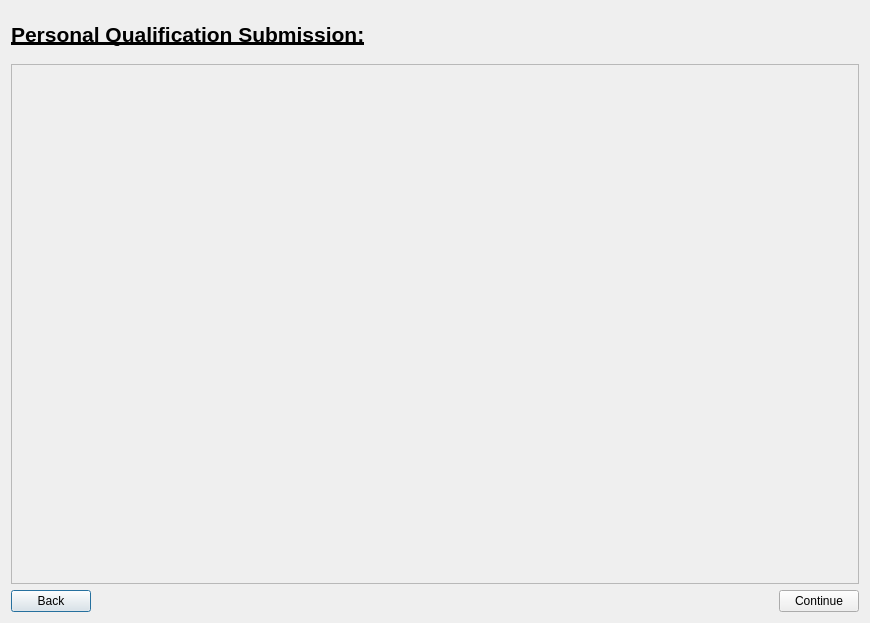
<?xml version="1.0" encoding="UTF-8"?>
<ui version="4.0">
 <class>EditQualifications</class>
 <widget class="QDialog" name="EditQualifications">
  <property name="geometry">
   <rect>
    <x>0</x>
    <y>0</y>
    <width>870</width>
    <height>623</height>
   </rect>
  </property>
  <property name="sizePolicy">
   <sizepolicy hsizetype="MinimumExpanding" vsizetype="Fixed">
    <horstretch>0</horstretch>
    <verstretch>0</verstretch>
   </sizepolicy>
  </property>
  <property name="minimumSize">
   <size>
    <width>870</width>
    <height>623</height>
   </size>
  </property>
  <property name="maximumSize">
   <size>
    <width>16777215</width>
    <height>623</height>
   </size>
  </property>
  <property name="windowTitle">
   <string>Dialog</string>
  </property>
  <layout class="QGridLayout" name="gridLayout_2" rowminimumheight="0,350,0">
   <item row="2" column="0">
    <layout class="QGridLayout" name="gridLayout_3">
     <item row="1" column="2">
      <spacer name="horizontalSpacer">
       <property name="orientation">
        <enum>Qt::Horizontal</enum>
       </property>
       <property name="sizeHint" stdset="0">
        <size>
         <width>40</width>
         <height>20</height>
        </size>
       </property>
      </spacer>
     </item>
     <item row="1" column="1">
      <widget class="QPushButton" name="BackButton">
       <property name="sizePolicy">
        <sizepolicy hsizetype="Fixed" vsizetype="Fixed">
         <horstretch>0</horstretch>
         <verstretch>0</verstretch>
        </sizepolicy>
       </property>
       <property name="text">
        <string>Back</string>
       </property>
      </widget>
     </item>
     <item row="1" column="3">
      <widget class="QPushButton" name="ContinueButton">
       <property name="sizePolicy">
        <sizepolicy hsizetype="Fixed" vsizetype="Fixed">
         <horstretch>0</horstretch>
         <verstretch>0</verstretch>
        </sizepolicy>
       </property>
       <property name="text">
        <string>Continue</string>
       </property>
      </widget>
     </item>
    </layout>
   </item>
   <item row="1" column="0">
    <layout class="QGridLayout" name="gridLayout">
     <item row="0" column="0">
      <widget class="QScrollArea" name="scrollArea">
       <property name="sizePolicy">
        <sizepolicy hsizetype="Expanding" vsizetype="Fixed">
         <horstretch>0</horstretch>
         <verstretch>0</verstretch>
        </sizepolicy>
       </property>
       <property name="minimumSize">
        <size>
         <width>0</width>
         <height>520</height>
        </size>
       </property>
       <property name="focusPolicy">
        <enum>Qt::WheelFocus</enum>
       </property>
       <property name="widgetResizable">
        <bool>true</bool>
       </property>
       <widget class="QWidget" name="scrollAreaWidgetContents">
        <property name="geometry">
         <rect>
          <x>0</x>
          <y>0</y>
          <width>848</width>
          <height>518</height>
         </rect>
        </property>
       </widget>
      </widget>
     </item>
    </layout>
   </item>
   <item row="0" column="0">
    <widget class="QLabel" name="page_title">
     <property name="maximumSize">
      <size>
       <width>16777215</width>
       <height>100</height>
      </size>
     </property>
     <property name="font">
      <font>
       <pointsize>16</pointsize>
       <weight>75</weight>
       <bold>true</bold>
       <underline>true</underline>
      </font>
     </property>
     <property name="layoutDirection">
      <enum>Qt::LeftToRight</enum>
     </property>
     <property name="text">
      <string>Personal Qualification Submission:</string>
     </property>
    </widget>
   </item>
  </layout>
 </widget>
 <resources/>
 <connections/>
</ui>
